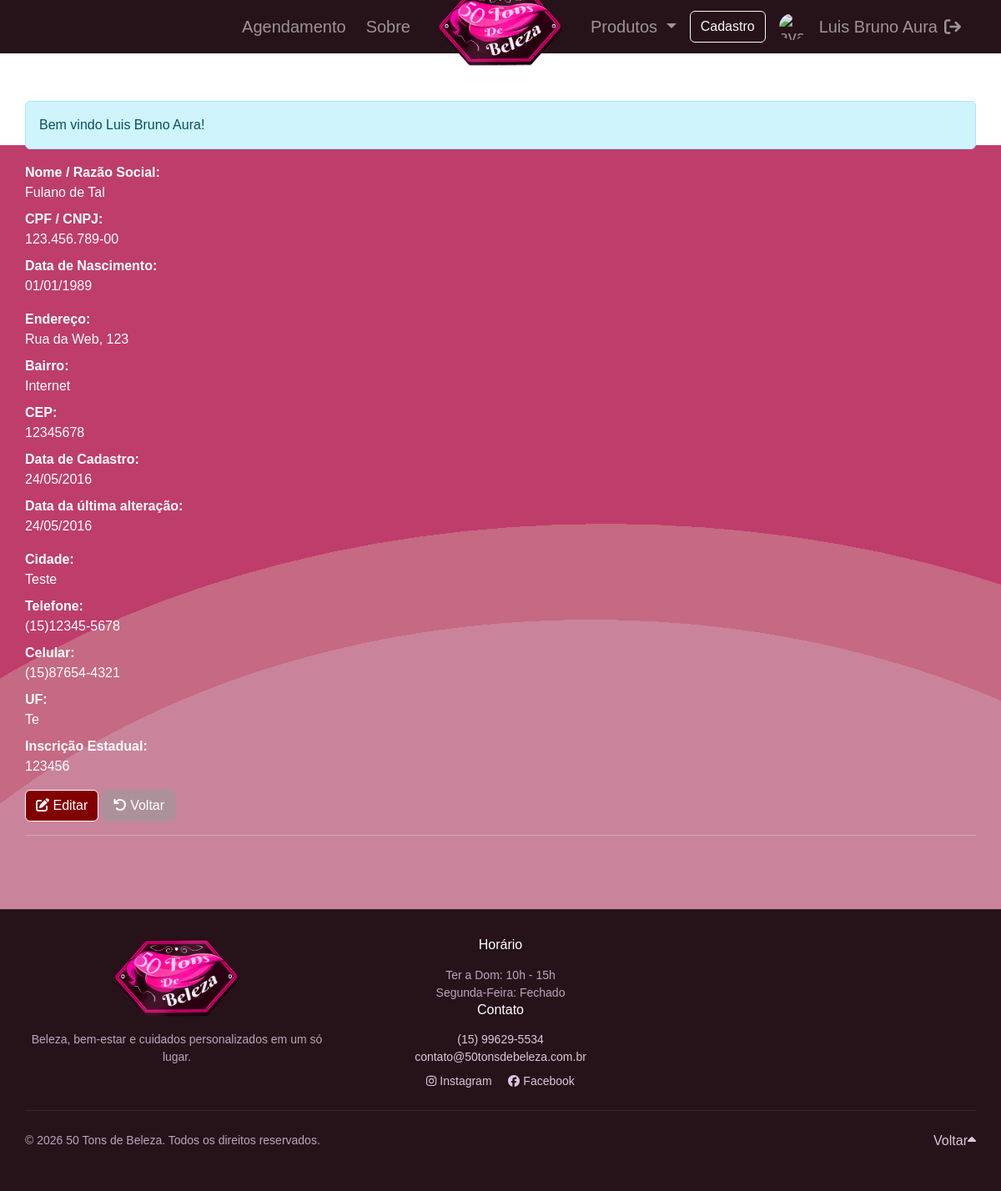
Screenshot of /customers/view.php?id=1 (signed in) with the database file from the repository.
### tables this page shows
CREATE TABLE `customers` (
  `id` int(11) NOT NULL,
  `name` varchar(255) NOT NULL,
  `cpf_cnpj` varchar(15) NOT NULL,
  `birthdate` datetime NOT NULL,
  `address` varchar(255) NOT NULL,
  `hood` varchar(100) NOT NULL,
  `zip_code` varchar(8) NOT NULL,
  `city` varchar(100) NOT NULL,
  `state` varchar(2) NOT NULL,
  `phone` varchar(13) NOT NULL,
  `mobile` varchar(13) NOT NULL,
  `ie` varchar(15) NOT NULL,
  `created` datetime NOT NULL,
  `modified` datetime NOT NULL
);

### inc/database.php (called while the page is built, shortened)
<?php
    global $pdo_connection;
    function open_database() {
        global $pdo_connection;
        try {
            if ($pdo_connection === null) {
                $dsn = "mysql:host=" . DB_HOST . ";dbname=" . DB_NAME . ";charset=utf8mb4";
                $pdo_connection = new PDO($dsn, DB_USER, DB_PASSWORD, [
                    PDO::ATTR_ERRMODE => PDO::ERRMODE_EXCEPTION,
                    PDO::ATTR_DEFAULT_FETCH_MODE => PDO::FETCH_ASSOC,
                    PDO::ATTR_EMULATE_PREPARES => false,
                ]);
            }
            return $pdo_connection;
        } catch (PDOException $e) {
            echo "Erro de conexão: " . $e->getMessage();
            return null;
        }
    }
  function find( $table = null, $id = null ) {
    $database = open_database();
    $found = null;
    try {
      if ($id) {
        $sql = "SELECT * FROM " . $table . " WHERE id = ?";
        $stmt = $database->prepare($sql);
        $stmt->execute([$id]);
        $found = $stmt->fetch();
      } else {
        $sql = "SELECT * FROM " . $table;
        $stmt = $database->prepare($sql);
        $stmt->execute();
        $found = $stmt->fetchAll();
      }
    } catch (PDOException $e) {
      $_SESSION['message'] = $e->getMessage();
      $_SESSION['type'] = 'danger';
    }
    return $found;
  }
?>

### customers/functions.php (called while the page is built, shortened)
<?php
    function view($id = null) {
        $customer = find("customers", $id);
    }
    function formataData($data, $formato) {
        $dt = new DateTime($data, new DateTimeZone("America/Sao_Paulo"));
        return $dt->format($formato);
    }
    function formataTel($telefone) {
        $fone =  "(". substr($telefone, 0, 2) .")" . substr($telefone, 3, 5)
        . "-" .substr($telefone, 7, 4) ;
        return $fone;
    }
?>

### customers/view.php (the view, shortened to what this page needs)
<?php
	include "functions.php";
	view($_GET["id"]);
?>
<h2><?php echo $customer["name"]; ?></h2>
<hr>
<?php if (!empty($_SESSION["message"])) : ?>
	<div class="alert alert-<?php echo $_SESSION["type"]; ?>">
        <?php echo $_SESSION["message"]; ?>
    </div>
<?php endif; ?>
<dl class="dl-horizontal">
	<dt>Nome / Razão Social:</dt>
	<dd><?php echo $customer["name"]; ?></dd>
	<dt>CPF / CNPJ:</dt>
	<dd><?php echo $customer["cpf_cnpj"]; ?></dd>
	<dt>Data de Nascimento:</dt>
	<dd><?php echo formataData($customer["birthdate"], "d/m/Y"); ?></dd>
</dl>
<dl class="dl-horizontal">
	<dt>Endereço:</dt>
	<dd><?php echo $customer["address"]; ?></dd>
	<dt>Bairro:</dt>
	<dd><?php echo $customer["hood"]; ?></dd>
	<dt>CEP:</dt>
	<dd><?php echo $customer["zip_code"]; ?></dd>
	<dt>Data de Cadastro:</dt>
	<dd><?php echo formataData($customer["created"], "d/m/Y"); ?></dd>
    <dt>Data da última alteração:</dt>
	<dd><?php echo  formataData($customer["modified"], "d/m/Y"); ?></dd>
</dl>
<dl class="dl-horizontal">
	<dt>Cidade:</dt>
	<dd><?php echo $customer["city"]; ?></dd>
	<dt>Telefone:</dt>
	<dd><?php echo formataTel($customer["phone"]) ; ?></dd>
	<dt>Celular:</dt>
	<dd><?php echo formataTel($customer["mobile"]) ; ?></dd>
	<dt>UF:</dt>
	<dd><?php echo $customer["state"]; ?></dd>
	<dt>Inscrição Estadual:</dt>
	<dd><?php echo $customer["ie"]; ?></dd>
</dl>
<div id="actions" class="row">
	<div class="col-md-12">
	  <a href="editar.php?id=<?php echo $customer['id']; ?>" class="btn btn-secondary"><i class="fa-solid fa-pen-to-square"></i> Editar</a>
	  <a href="index.php" class="btn btn-light"><i class="fa-solid fa-arrow-rotate-left"></i> Voltar</a>
	</div>
</div>

### css/style.css (style rules this page uses)
body { font-family: "Gill Sans", "Gill Sans MT", Calibri, sans-serif; background-image: url('../img/fundo.jpg'); background-repeat: no-repeat; background-attachment: fixed; background-size: inherit; background-position: center; padding-top: 50px; padding-bottom: 0px; color: #ffffff; }
.btn-secondary { background-color:#810000; color: #ffffff; border-color: #ffffff }
.btn-light { background-color: #810000; color: #ffffff; border-color: #ffffff }
.btn-light { color: #FFFFFF; background-color: #99999999; border-color: #99999999; }
header, #actions { margin-top: 10px; }

### rows the page displays
customers: name "Fulano de Tal", cpf_cnpj "123.456.789-00", birthdate "01/01/1989", address "Rua da Web, 123", hood "Internet", zip_code "12345678", created "24/05/2016", modified "24/05/2016", city "Teste", phone "(15)12345-5678", mobile "(15)87654-4321", state "Te", ie "123456"

### other values shown
$_SESSION['nome'] "Luis Bruno Aura"
$_SESSION["message"] "Bem vindo Luis Bruno Aura!"
